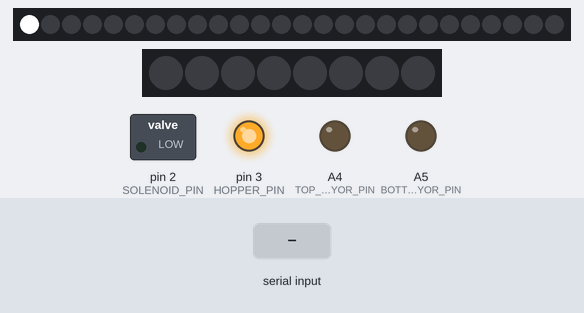
The sketch below on a simulated Arduino Uno, built with avr-gcc and run on an emulated ATmega328P. Parts: 26 RGB LEDs in strip order, left to right, 8 RGB LEDs in strip order, left to right, switched loads named in the sketch (green lamp = pin HIGH), output pins drawn as LEDs (lit = HIGH). The inputs (shaded band) are chosen by the test bench. Dim RGB values are drawn brighter than linear.

Above: at 1.2 s.
1.3 s: "27\n" received over Serial
At 1.9 s:
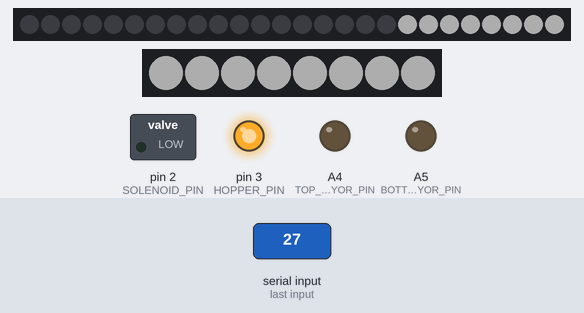
2.8 s: "26\n" received over Serial
At 3.8 s:
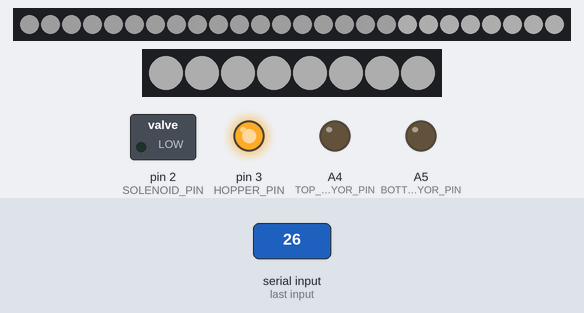
4.3 s: "101\n" received over Serial
At 5.3 s:
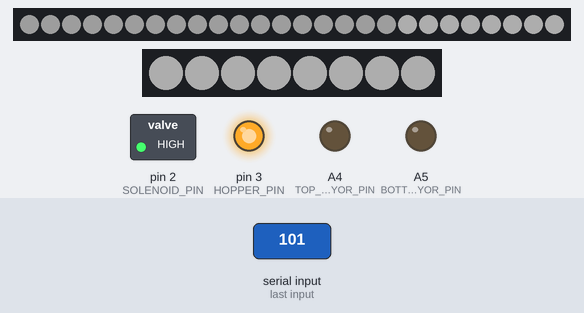
5.8 s: "28\n" received over Serial
At 7.0 s:
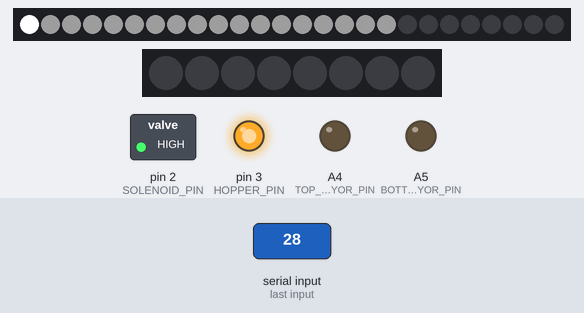
Timing chart, 0 to 8.3 s (numbered marks = the images above; inputs shaded):
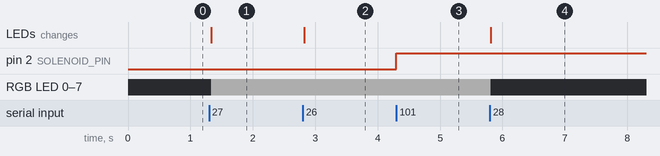

Measured:
- after the input at 1.3 s, RGB LED 0–7: off → RGB(50, 50, 50) at once; the LEDs: change at once (image 1)
- after the input at 2.8 s, the LEDs: change at once (image 2)
- after the input at 4.3 s, pin 2 (SOLENOID_PIN): LOW → HIGH at once
- after the input at 5.8 s, RGB LED 0–7: RGB(50, 50, 50) → off at once; the LEDs: change at once (image 4)

The sketch:

led_and_solenoid_control.ino
```cpp
#include <Adafruit_NeoPixel.h>
#ifdef __AVR__
#include <avr/power.h>
#endif

#define SOLENOID_PIN       2
#define HOPPER_PIN       3
#define TOP_CONVEYOR_PIN       A4
#define BOTTOM_CONVEYOR_PIN       A5
#define LED_PIN            6
//LED_PIN8 is just because I did not want to solder...
#define LED_PIN8           5


// How many NeoPixels are attached to the Arduino?
#define NUMPIXELS      26

Adafruit_NeoPixel pixels = Adafruit_NeoPixel(NUMPIXELS, LED_PIN, NEO_GRB + NEO_KHZ800);
Adafruit_NeoPixel pixels8 = Adafruit_NeoPixel(8, LED_PIN8, NEO_GRB + NEO_KHZ800);

int delayval = 65; // delay for half a second
int old_pixel = 0;

void setup() {

  // This is for Trinket 5V 16MHz, you can remove these three lines if you are not using a Trinket
#if defined (__AVR_ATtiny85__)
  if (F_CPU == 16000000) clock_prescale_set(clock_div_1);
#endif
  // End of trinket special code
  Serial.begin(115200);
  pinMode(SOLENOID_PIN, OUTPUT);
  pinMode(HOPPER_PIN, OUTPUT);
  pinMode(TOP_CONVEYOR_PIN, OUTPUT);
  pinMode(BOTTOM_CONVEYOR_PIN, OUTPUT);
  digitalWrite(SOLENOID_PIN, LOW);
  digitalWrite(HOPPER_PIN, HIGH);
  digitalWrite(TOP_CONVEYOR_PIN, LOW);
  digitalWrite(BOTTOM_CONVEYOR_PIN, LOW);
  pixels.begin(); // This initializes the NeoPixel library.
  pixels.setPixelColor(0, pixels.Color(255,255,255));
  pixels.show();
  pixels8.begin(); // This initializes the NeoPixel library.
}

void loop() {
  if (Serial.available() > 0) {
    int input = Serial.parseInt();
    if (input < NUMPIXELS) {
      //for(int i=0;i < NUMPIXELS;i++){
      pixels.setPixelColor(old_pixel, pixels.Color(0,0,0));
      pixels.show();
      pixels.setPixelColor(input, pixels.Color(255,255,255));
      pixels.show();
      if (input > 17) {
        pixels8.setPixelColor(old_pixel-18, pixels8.Color(0,0,0));
        pixels8.show();
        pixels8.setPixelColor(input-18, pixels8.Color(255,255,255));
        pixels8.show();
      }
      old_pixel = input;
    }
    if (input == 26) {
      pixels.setPixelColor(old_pixel, pixels.Color(0,0,0));
      pixels.show();
      for(int i=0;i < 18;i++){
      pixels.setPixelColor(i, pixels.Color(29,29,29));
      pixels.show();
      }
    }
    if (input == 27) {
      for(int i=0;i < 18;i++){
      pixels.setPixelColor(i, pixels.Color(0,0,0));
      pixels.show();
      }
      for(int i=18;i < NUMPIXELS;i++){
      pixels.setPixelColor(i, pixels.Color(50,50,50));
      pixels.show();
      pixels8.setPixelColor(i-18, pixels8.Color(50,50,50));
      pixels8.show();
      }
    }
    if (input == 28) {
      for(int i=18;i < NUMPIXELS;i++){
      pixels.setPixelColor(i, pixels.Color(0,0,0));
      pixels.show();
      pixels8.setPixelColor(i-18, pixels8.Color(0,0,0));
      pixels8.show();
      }

      pixels.setPixelColor(0, pixels.Color(255,255,255));
      pixels.show();
    }
    if (input==100) {
      digitalWrite(SOLENOID_PIN, LOW);
    }
    if (input==101) {
      digitalWrite(SOLENOID_PIN, HIGH);
    }
    if (input==102) {
      digitalWrite(TOP_CONVEYOR_PIN, LOW);
    }
    if (input==103) {
      digitalWrite(TOP_CONVEYOR_PIN, HIGH);
    }
    if (input==104) {
      digitalWrite(BOTTOM_CONVEYOR_PIN, LOW);
    }
    if (input==105) {
      digitalWrite(BOTTOM_CONVEYOR_PIN, HIGH);
    }
    if (input==106) {
      //Sending the Hopper Pin low resets the hopper
      digitalWrite(HOPPER_PIN, LOW);
    }
    if (input==107) {
      digitalWrite(HOPPER_PIN, HIGH);
    }
    if (Serial.read() == '\n') {};
  }
}
```
